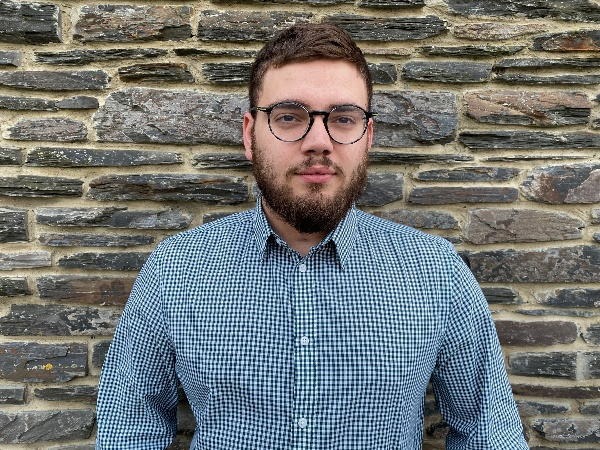
#> input picture Programs/Programs_VGG/dataset/Corentin_Dupont/000.jpeg, 600 x 450 px; its folder holds only this picture in this run
$ python -i facialRecognitionFunction.py   (imports and definitions only)
#> lines starting #> are read from the running program, lines starting #| are printed output that depends on the picture; after the words box and inside, x2 and y2 are one past the last pixel; in counts of white or black regions, pixels touching at a corner belong together
#! /usr/bin/python3
#########################################################################
#Group 3 - Arnaud JOSIS; Corentin DUPONT; Gerome GOFFIN @ Henallux	#
#Date of the creation : 04/05/2020					#
#Date of the last modification : 04/05/2020				#
#Modifications : 							#
#									#
#Purpose:								#
#  This file contains the functions for the mainProgram.py		#
#########################################################################

#Import the needed libraries
import os
import cv2
import pickle
from scipy.spatial.distance import cosine as dcos
import numpy as np

#Function declaration
#This function allows to generate the dataset
#Input parameters :
#	folder_dataset: where the dataset is store with the name of the person
#	featuremodel: the vgg model loaded
#	database: the dataset loaded
#Output parameter :
#	database: the database with the new added person (with the other one)
def generate_database(folder_dataset = "dataset/Corentin_Dupont", featuremodel = " ", database = " "):
#> called with folder_dataset = 'dataset/Corentin_Dupont', featuremodel = ' ', database = ' '
	print()
	name = folder_dataset[folder_dataset.rfind('/')+1:]
	print("[Info]",name)
	tab = []
	for the_file in os.listdir(folder_dataset):
		print("[Info]",the_file, end='')
		try:
			if os.path.isfile(folder_dataset + '/' + the_file):
				img = cv2.imread(folder_dataset + '/' + the_file)
#> img is the input picture: shape (450, 600, 3); mean B, G, R 116.7, 117.6, 113.8
				crpim, srcimg, (x, y, w, h) = auto_crop_image(img)
				vector_image = crpim[None,...] #...->Add none at the begining. Before : 224x224x3; After 1x224x224x3
				tab.append(featuremodel.predict(vector_image)[0,:]) #-> Return 2622 values
		except Exception as e:
			print(e)
		database[name] = tab
	return database

#This function allow to resize the picture to 224 224 3
#This function can just return one person on the picture. If there are more than one person, the up-left side person is the first
#Input parameter :
#	image: the image from the piCamera
#Output parameters :
#	if a person if detected on the picture,
#		crpim: the 224x224x3 picture of the face found on the picture
#		image: the original image plus a rectangle near around the face
#		(x,y,w,h): the x,y,w,h coordonates
#	if a person is not detected on the picture
#		none: no image
#		image : the original image
#		(0,0,0,0) : no coordonate
def auto_crop_image(image):
    if image is not None:
        im = image.copy()
        # Load HaarCascade from the file with OpenCV
        faceCascade = cv2.CascadeClassifier("haarcascade_frontalface_default.xml")

        # Read the image
        gray = cv2.cvtColor(image, cv2.COLOR_BGR2GRAY)
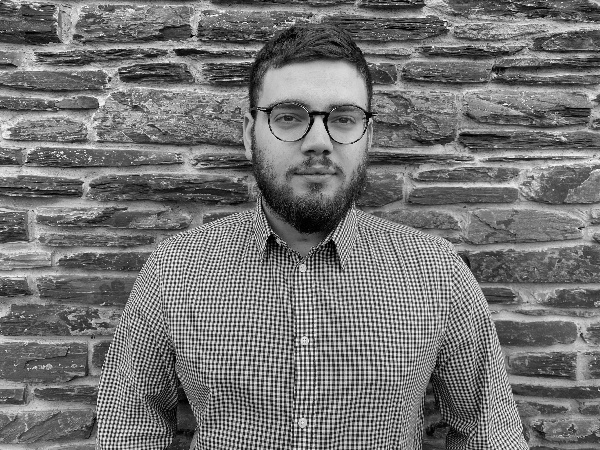
#> gray: shape (450, 600); min 0, max 249, mean 116.4

        # Detect faces in the image
        faces = faceCascade.detectMultiScale(
            gray,
            scaleFactor=1.1,
            minNeighbors=5,
            minSize=(30, 30)
        )
#> faces = [[246, 65, 140, 140]]
        #faces = faceCascade.detectMultiScale(gray, 1.2, 5)

        if len(faces) > 0:
            # Draw a rectangle around the faces
            for (x, y, w, h) in faces:
                cv2.rectangle(image, (x, y), (x+w, y+h), (0, 255, 0), 2)
#> this loop made 1 pass
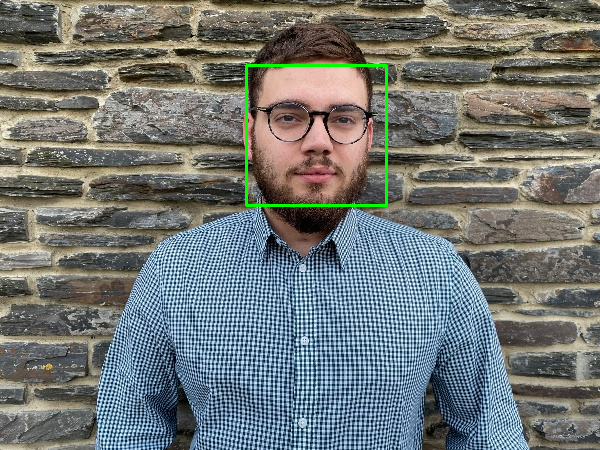
#> image: shape (450, 600, 3); 0.62% of pixels changed, all inside (x1, y1, x2, y2) = (245, 64, 388, 207)

            (x, y, w, h) = faces[0]
#> x = 246; y = 65; w = 140; h = 140
            center_x = x+w/2
#> center_x = 316
            center_y = y+h/2
#> center_y = 135
            height, width, channels = im.shape
#> height = 450; width = 600; channels = 3
            b_dim = min(max(w,h)*1.2,width, height) #Take a little bit than the rectangle on the picture.
#> b_dim = 168
            box = [center_x-b_dim/2, center_y-b_dim/2, center_x+b_dim/2, center_y+b_dim/2]
#> box = [232, 51, 400, 219]
            #Inside box there are 4 values
            box = [int(x) for x in box] #-> Convert all x values in the variables box to int
            # Crop Image
            #Cut the image if the size to cut is lower than the size of the picture.
            if box[0] >= 0 and box[1] >= 0 and box[2] <= width and box[3] <= height:
                crpim = im[box[1]:box[3],box[0]:box[2]] #Cut the image.
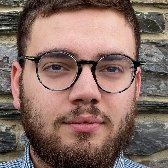
#> crpim: shape (168, 168, 3); mean B, G, R 98.6, 107.8, 132.8
                crpim = cv2.resize(crpim, (224,224), interpolation = cv2.INTER_AREA) #Resize the picture in 224x224.
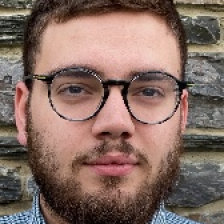
#> crpim: shape (224, 224, 3); mean B, G, R 98.5, 107.7, 132.7
                #https://chadrick-kwag.net/cv2-resize-interpolation-methods/
                print(" Found {0} face(s)!".format(len(faces)))
#|  Found 1 face(s)!
                return crpim, image, (x, y, w, h)
    return None, image, (0,0,0,0)

#This function display the predict person
#Input parameters
#	img: the image 224 224 3 format
#	database: the loaded dataset
#	featuremodel: the loaded dataset
#Output parameters
#	name: the name of the predict person
#	dmin: value of the cos of the find_closest function
def recognize_image(img, database, featuremodel):
    print("******** PROCEDING FACIAL RECOGNITION ********")
    name, dmin = find_closest(img ,database, 0.35, featuremodel)
    print("******** RESUME ANALYSIS ********")
    return name, dmin, True

#This function search the matching beween the person to predict and the dataset
#Input parameters
#       img: the image 224 224 3 format
#       database: the loaded dataset
#	min_detection: a trigger level between the known and unknown person
#       featuremodel: the loaded dataset
#Output parameters
#       umin: the name of the predict person
#       dmin: value of the cos of the find_closest function
def find_closest(img, database, min_detection=0.35, featuremodel=" "):
    imarr1 = np.asarray(img)
    imarr1 = imarr1[None,...]
    #Prediction
    fvec1 = featuremodel.predict(imarr1)[0,:]
    #Closest person in DB
    dmin = 0.0
    umin = ""
    for key, person in database.items():
        #Inside key, there are the name of people from the dataset
        #Inside person, there are x * 2622 values that define the person. Where x = number of pitures of the person inside the dataset
        for value in person:
            #Inside value, there are the 2622 values that define a person.
            fvec2 = value
            dcos_1_2 = dcos(fvec1, fvec2)
            if umin == "":
                dmin = dcos_1_2
                umin = key
            elif dcos_1_2 < dmin:
                dmin = dcos_1_2
                umin = key
    if dmin > min_detection:
        umin = "Unknown"
    return umin, dmin

>>> result = generate_database()
#> in generate_database, `crpim, srcimg, (x, y, w, h) = auto_crop_image(img)`: x = 246; y = 65; w = 140
#> (the run stopped early here; a loop or call above may not have finished)

$ run again, on Programs/Programs_VGG/dataset/Corentin_Dupont/001.jpeg
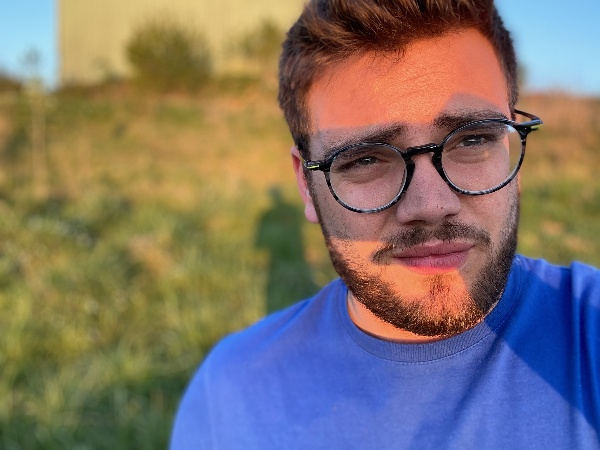
#> input picture Programs/Programs_VGG/dataset/Corentin_Dupont/001.jpeg, 600 x 450 px
#> in generate_database, img is the input picture: shape (450, 600, 3); mean B, G, R 107.2, 114.8, 126.9
#> faces = [[280, 41, 278, 278]]
#> the loop in auto_crop_image, `for (x, y, w, h) in faces:` made 1 pass
#> after the loop in auto_crop_image, `for (x, y, w, h) in faces:`:
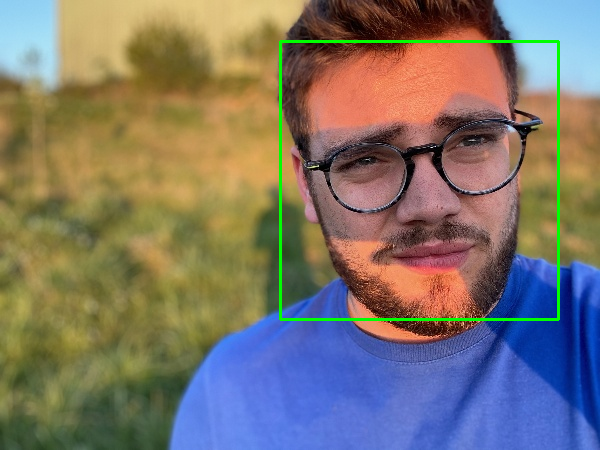
#> image: shape (450, 600, 3); 1.23% of pixels changed, all inside (x1, y1, x2, y2) = (279, 40, 560, 321)
#> in auto_crop_image, `(x, y, w, h) = faces[0]`: x = 280; y = 41; w = 278
#> center_x = 419
#> center_y = 180
#> b_dim = 333.6
#> in auto_crop_image, `box = [center_x-b_dim/2, center_y-b_dim/2, center_x+b_dim/2, center_y+..`: box = [252.2, 13.2, 585.8, 346.8]
#> in auto_crop_image, `box = [int(x) for x in box]`: box = [252, 13, 585, 346]
#> in auto_crop_image, `crpim = im[box[1]:box[3],box[0]:box[2]]`:
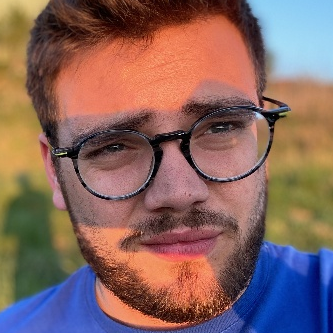
#> crpim: shape (333, 333, 3); mean B, G, R 95.8, 101.4, 133.7
#|  Found 1 face(s)!
#> in generate_database, `crpim, srcimg, (x, y, w, h) = auto_crop_image(img)`: x = 280; y = 41; w = 278

$ run again, on Programs/Programs_VGG/dataset/Corentin_Dupont/002.jpeg
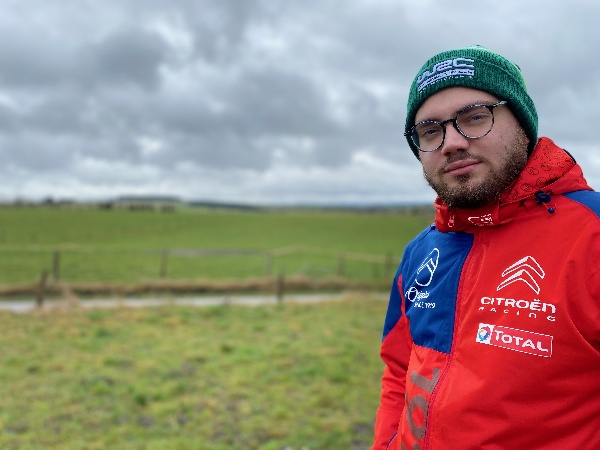
#> input picture Programs/Programs_VGG/dataset/Corentin_Dupont/002.jpeg, 600 x 450 px
#> in generate_database, img is the input picture: shape (450, 600, 3); mean B, G, R 125.4, 135.9, 153.3
#> faces = [[401, 83, 107, 107]]
#> the loop in auto_crop_image, `for (x, y, w, h) in faces:` made 1 pass
#> after the loop in auto_crop_image, `for (x, y, w, h) in faces:`:
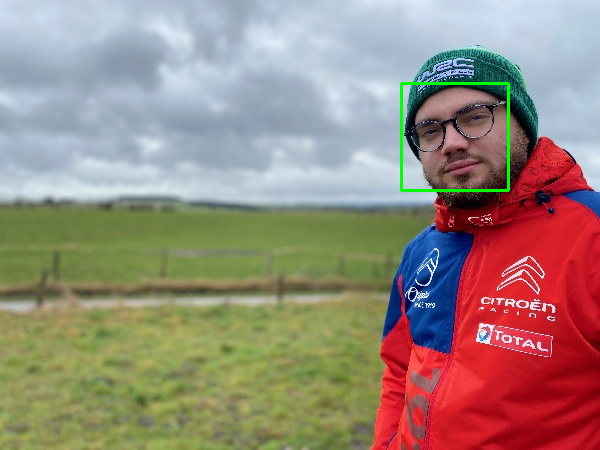
#> image: shape (450, 600, 3); 0.47% of pixels changed, all inside (x1, y1, x2, y2) = (400, 82, 510, 192)
#> in auto_crop_image, `(x, y, w, h) = faces[0]`: x = 401; y = 83; w = 107
#> center_x = 454.5
#> center_y = 136.5
#> b_dim = 128.4
#> in auto_crop_image, `box = [center_x-b_dim/2, center_y-b_dim/2, center_x+b_dim/2, center_y+..`: box = [390.3, 72.3, 518.7, 200.7]
#> in auto_crop_image, `box = [int(x) for x in box]`: box = [390, 72, 518, 200]
#> in auto_crop_image, `crpim = cv2.resize(crpim, (224,224), interpolation = cv2.INTER_AREA)`:
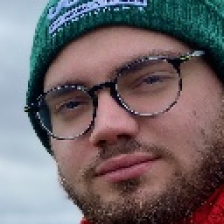
#> crpim: shape (224, 224, 3); mean B, G, R 106.9, 103.3, 113.3
#|  Found 1 face(s)!
#> in generate_database, `crpim, srcimg, (x, y, w, h) = auto_crop_image(img)`: x = 401; y = 83; w = 107

$ run again, on Programs/Programs_VGG/dataset/Corentin_Dupont/003.jpeg
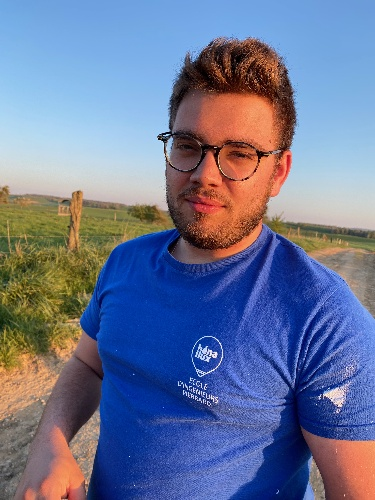
#> input picture Programs/Programs_VGG/dataset/Corentin_Dupont/003.jpeg, 375 x 500 px
#> in generate_database, img is the input picture: shape (500, 375, 3); mean B, G, R 149.6, 117.2, 107.2
#> faces = [[142, 97, 137, 137]]
#> the loop in auto_crop_image, `for (x, y, w, h) in faces:` made 1 pass
#> after the loop in auto_crop_image, `for (x, y, w, h) in faces:`:
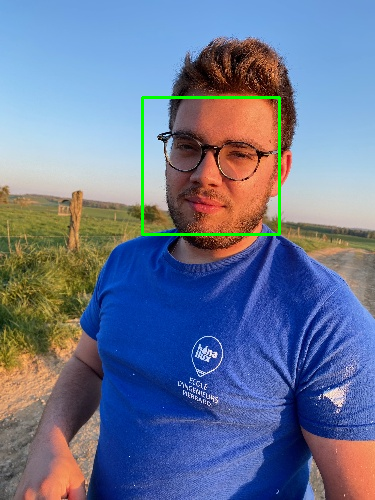
#> image: shape (500, 375, 3); 0.87% of pixels changed, all inside (x1, y1, x2, y2) = (141, 96, 281, 236)
#> in auto_crop_image, `(x, y, w, h) = faces[0]`: x = 142; y = 97; w = 137
#> center_x = 210.5
#> center_y = 165.5
#> b_dim = 164.4
#> in auto_crop_image, `box = [center_x-b_dim/2, center_y-b_dim/2, center_x+b_dim/2, center_y+..`: box = [128.3, 83.3, 292.7, 247.7]
#> in auto_crop_image, `box = [int(x) for x in box]`: box = [128, 83, 292, 247]
#> in auto_crop_image, `crpim = cv2.resize(crpim, (224,224), interpolation = cv2.INTER_AREA)`:
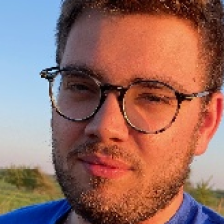
#> crpim: shape (224, 224, 3); mean B, G, R 98.7, 107.4, 150.2
#|  Found 1 face(s)!
#> in generate_database, `crpim, srcimg, (x, y, w, h) = auto_crop_image(img)`: x = 142; y = 97; w = 137
